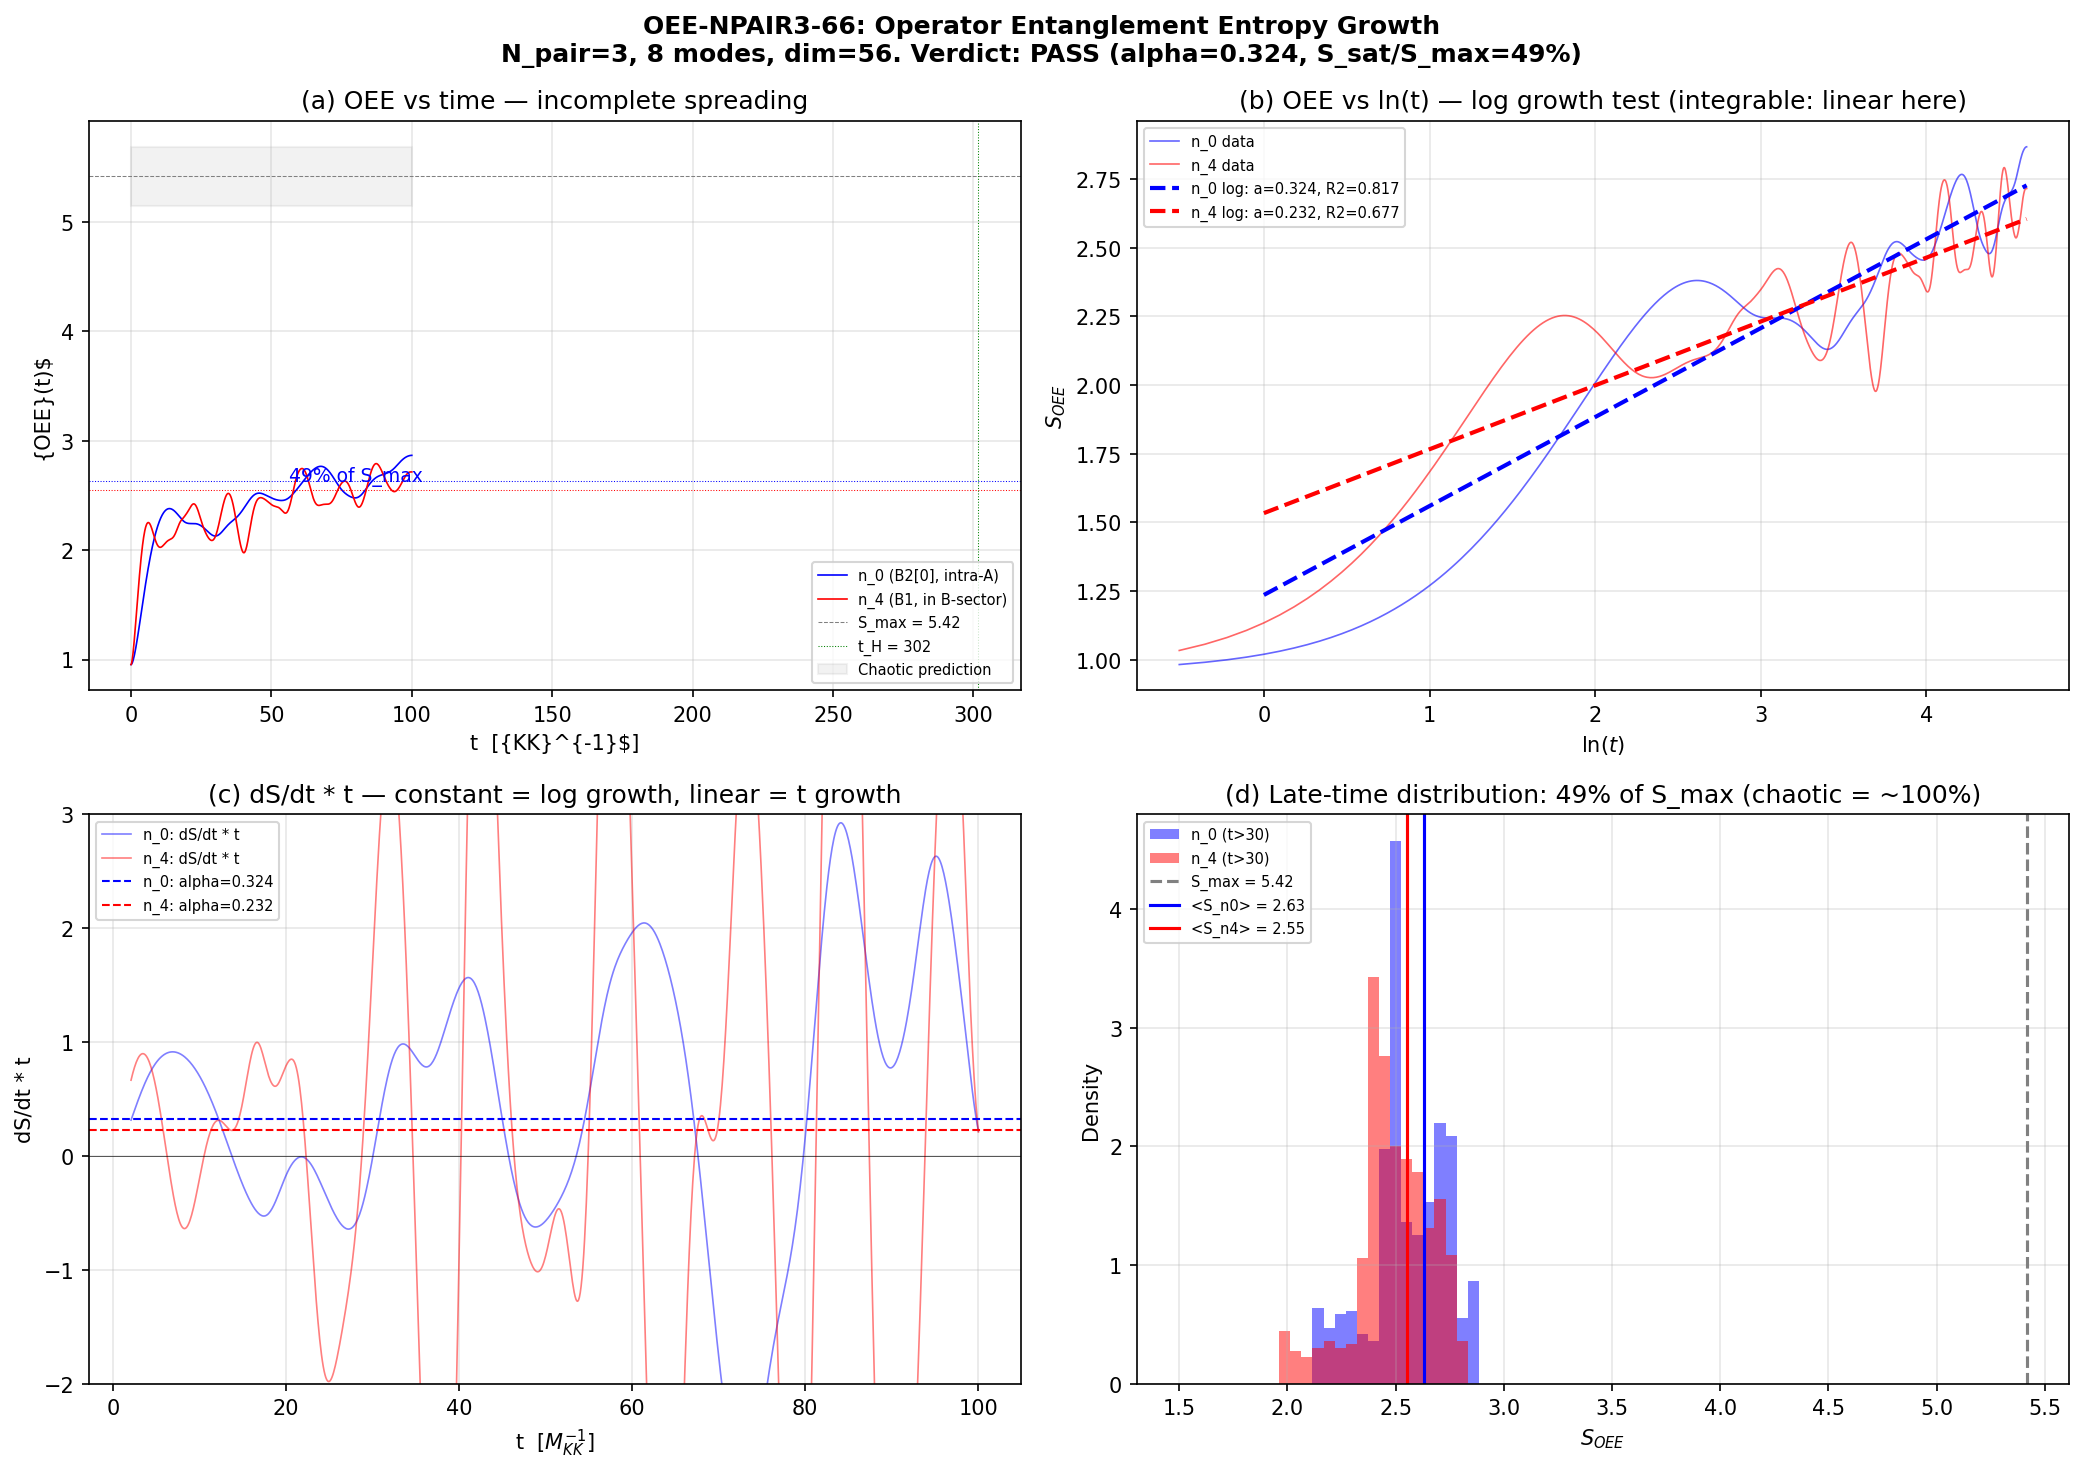

Generate this figure with Python:
#!/usr/bin/env python3
"""
S66 OEE-NPAIR3-66: Operator Entanglement Entropy Growth for N_pair=3
=====================================================================

Gate: OEE-NPAIR3-66
  PASS: alpha < 0.1 (log growth, integrable)
  FAIL: alpha > 1.0 (linear growth dominates, chaotic)
  INFO: 0.1 < alpha < 1.0 (intermediate)

Physics: The operator entanglement entropy (OEE) S_OEE(t) of a local operator
O(t) = e^{iHt} O e^{-iHt} measures how quickly operator "information" spreads
across subsystem boundaries. For:
  - Integrable systems: S_OEE(t) ~ alpha * ln(t) + const  [Prosen & Pizorn 2007]
  - Chaotic systems:    S_OEE(t) ~ v * t + const           [Zanardi 2001, Hosur+ 2016]

The diagnostic is:
  - Fit both ln(t) and linear forms to S_OEE(t) in the growth regime
  - Compare R^2 values to determine which fit dominates
  - Extract alpha (log coefficient) and v (linear rate)

Method:
  1. Load N_pair=3 Hamiltonian from S64 data (eps_bare, V_bare)
  2. Full diagonalization: H = U diag(E) U^dag
  3. Choose local operator O = n_1 = c_1^dag c_1 (number on mode 1)
  4. Evolve: O(t) = U e^{iEt} U^dag O U e^{-iEt} U^dag
  5. Vectorize O(t) via Choi-Jamiolkowski: |O(t)>> in H_A tensor H_B
  6. Bipartition: modes {0,1,2,3} (B2) vs {4,5,6,7} (B1+B3)
  7. Compute S_OEE(t) = -Tr(rho_A ln rho_A) where rho_A = Tr_B(|O>><<O|)
  8. Fit to ln(t) and linear forms, classify

Input: computations/session-64/s64_npair3_rg.npz
Output: computations/session-66/s66_oee_npair3.npz, s66_oee_npair3.png
"""

import sys
import os
sys.path.insert(0, os.path.dirname(os.path.abspath(__file__)))
from canonical_constants import *

import numpy as np
from scipy.linalg import eigh
from scipy.optimize import curve_fit
from itertools import combinations
import matplotlib
matplotlib.use('Agg')
import matplotlib.pyplot as plt
import time

# ============================================================================
# Section 1: Load S64 Data and Build Hamiltonian
# ============================================================================

data_path = os.path.join(os.path.dirname(os.path.abspath(__file__)),
                         's64_npair3_rg.npz')
d = np.load(data_path, allow_pickle=True)

eps_bare = d['eps_bare']       # (8,) single-particle energies
V_bare = d['V_bare']           # (8,8) pairing interaction matrix
N_modes_val = len(eps_bare)    # 8
N_pair_val = 3                 # number of pairs

print(f"=== OEE-NPAIR3-66: Operator Entanglement Entropy ===")
print(f"N_modes = {N_modes_val}, N_pair = {N_pair_val}")
print(f"eps_bare = {eps_bare}")
print()

# Build Fock basis
def build_fock_basis(n_modes, n_pair):
    """Build all n_pair-subset configurations of n_modes levels."""
    return list(combinations(range(n_modes), n_pair))

basis = build_fock_basis(N_modes_val, N_pair_val)
dim = len(basis)
print(f"Fock space dimension: {dim}")
print(f"Operator Hilbert space dim: {dim}^2 = {dim**2}")

# Build full pairing Hamiltonian (matches S64/S65 construction EXACTLY)
def build_hamiltonian_full(eps, V, fock_basis):
    """Build full pairing Hamiltonian H = sum_k 2*eps_k n_k - sum_{kl} V_{kl} P_k^+ P_l."""
    d = len(fock_basis)
    H = np.zeros((d, d))
    for i, si in enumerate(fock_basis):
        H[i, i] = 2.0 * sum(eps[k] for k in si)
        H[i, i] -= sum(V[k, k] for k in si)
        for j in range(i + 1, d):
            sj = fock_basis[j]
            si_set = set(si)
            sj_set = set(sj)
            diff_i = si_set - sj_set
            diff_j = sj_set - si_set
            if len(diff_i) == 1 and len(diff_j) == 1:
                k = diff_i.pop()
                l = diff_j.pop()
                H[i, j] = -V[k, l]
                H[j, i] = -V[l, k]
    return H

H_full = build_hamiltonian_full(eps_bare, V_bare, basis)

# Verify against S64 eigenvalues
evals_s64 = np.sort(d['N3_evals_full'])
evals_check, evecs = eigh(H_full)
max_diff = np.max(np.abs(np.sort(evals_check) - evals_s64))
print(f"Hamiltonian verification: max|E - E_s64| = {max_diff:.2e}")
assert max_diff < 1e-8, f"Hamiltonian mismatch: {max_diff}"
print("VERIFIED: Hamiltonian matches S64 to machine epsilon")
print(f"Eigenvalue range: [{evals_check[0]:.6f}, {evals_check[-1]:.6f}]")
print(f"Bandwidth: {evals_check[-1] - evals_check[0]:.6f} M_KK")
print()

# ============================================================================
# Section 2: Build Bipartition Structure
# ============================================================================
# Bipartition: modes A = {0,1,2,3} (B2 sector), B = {4,5,6,7} (B1 + B3)
# A Fock state |S> = (k1,k2,k3) decomposes as |S> = |n_A, config_A> x |n_B, config_B>
# where n_A pairs are in A-modes and n_B = N_pair - n_A pairs are in B-modes.
#
# For the operator vectorization (Choi map):
#   |O(t)>> = sum_{i,j} O(t)_{ij} |i> tensor |j>
# in the doubled Fock space (dim x dim). The bipartition of modes induces a
# bipartition of the Fock basis. We need the tensor product structure
# H = H_A tensor H_B where H_A = span of A-sector states, H_B = span of B-sector.
#
# For the OPERATOR entanglement, the bipartition is in the doubled space:
# H_op = H tensor H* = (H_A tensor H_B) tensor (H_A* tensor H_B*)
#       = (H_A tensor H_A*) tensor (H_B tensor H_B*)
# So rho_A = Tr_{H_B tensor H_B*}(|O>><<O|)
#
# Implementation: reshape O(t) as a tensor and partial-trace over B.

modes_A = {0, 1, 2, 3}  # B2 modes
modes_B = {4, 5, 6, 7}  # B1 + B3 modes

# Classify each Fock basis state by (n_A, config_A, config_B)
# where n_A = number of pairs in A-modes
def classify_basis(fock_basis, modes_A, modes_B, n_pair):
    """For each basis state, compute (modes_in_A, modes_in_B).

    Returns: list of (tuple_A, tuple_B) for each basis state.
    """
    decomp = []
    for state in fock_basis:
        in_A = tuple(sorted(k for k in state if k in modes_A))
        in_B = tuple(sorted(k for k in state if k in modes_B))
        decomp.append((in_A, in_B))
    return decomp

decomp = classify_basis(basis, modes_A, modes_B, N_pair_val)

# Build the tensor product structure
# Get unique A-configs and B-configs
A_configs = sorted(set(d[0] for d in decomp))
B_configs = sorted(set(d[1] for d in decomp))
A_idx = {cfg: i for i, cfg in enumerate(A_configs)}
B_idx = {cfg: i for i, cfg in enumerate(B_configs)}
dim_A = len(A_configs)
dim_B = len(B_configs)

print(f"Bipartition: modes A = {sorted(modes_A)}, modes B = {sorted(modes_B)}")
print(f"dim_A = {dim_A} (A-sector configs)")
print(f"dim_B = {dim_B} (B-sector configs)")
print(f"dim_A * dim_B = {dim_A * dim_B}, dim_Fock = {dim}")

# Build the permutation matrix P: |Fock_i> -> |A_a> tensor |B_b>
# where Fock state i maps to A-config a and B-config b
# P has shape (dim, dim_A * dim_B) -- it's an isometry from dim into dim_A * dim_B
# Since every Fock state decomposes uniquely, P is an isometric embedding.

# Map: for each Fock state i, find its (a,b) indices in the A x B product
fock_to_AB = []
for i, (cfg_A, cfg_B) in enumerate(decomp):
    a = A_idx[cfg_A]
    b = B_idx[cfg_B]
    fock_to_AB.append((a, b))

# Check: is dim = dim_A * dim_B? (it will be if every (A,B) combo appears)
valid_pairs = set(fock_to_AB)
print(f"Number of valid (A,B) pairs: {len(valid_pairs)} (out of {dim_A * dim_B} possible)")

# Build the embedding: Fock index i <-> (a,b) in A x B space
# If dim < dim_A * dim_B, we need to handle the embedding carefully.
# The Fock space is a SUBSPACE of H_A tensor H_B (only particle-number-conserving states).
# For OEE, we work in the full Fock space and use the map directly.

# The operator O(t) is a dim x dim matrix.
# For OEE with bipartition A|B, we can compute:
#   |O(t)>> = sum_{i,j} O(t)_{ij} |i>|j> in H tensor H*
# where |i> = |a_i, b_i> and |j> = |a_j, b_j>.
# So |O(t)>> = sum_{i,j} O_{ij} |a_i>|b_i>|a_j>|b_j>
#            = sum_{i,j} O_{ij} |a_i, a_j> tensor |b_i, b_j>
#
# Reshape into matrix M_{(a_i,a_j), (b_i,b_j)} = O_{ij}
# Then OEE = entanglement entropy of M (via SVD).
#
# This is equivalent to: reshape O(t) from (dim, dim) into (dim_A, dim_B, dim_A, dim_B)
# then contract to (dim_A^2, dim_B^2) and compute SVD.
#
# Since Fock states don't fill the full A x B product space, we embed.

def compute_oee(O_t, fock_to_AB, dim_A, dim_B):
    """Compute operator entanglement entropy of O_t under bipartition A|B.

    O_t: (dim, dim) matrix in Fock basis
    fock_to_AB: list of (a, b) for each Fock state
    dim_A, dim_B: dimensions of A and B subsystems

    Returns: S_OEE = von Neumann entropy of the reduced operator state
    """
    dim_fock = O_t.shape[0]

    # Build the reshaped matrix M_{(a_i, a_j), (b_i, b_j)} = O_t_{i,j}
    # Row index: (a_i, a_j) -> a_i * dim_A + a_j  (dim_A^2 rows)
    # Col index: (b_i, b_j) -> b_i * dim_B + b_j  (dim_B^2 cols)
    M = np.zeros((dim_A * dim_A, dim_B * dim_B), dtype=complex)

    for i in range(dim_fock):
        a_i, b_i = fock_to_AB[i]
        for j in range(dim_fock):
            a_j, b_j = fock_to_AB[j]
            if abs(O_t[i, j]) > 1e-16:
                row = a_i * dim_A + a_j
                col = b_i * dim_B + b_j
                M[row, col] += O_t[i, j]

    # SVD of M gives Schmidt decomposition of |O>>
    # OEE = -sum_k (sigma_k^2 / sum) * ln(sigma_k^2 / sum)
    # where sigma_k are singular values
    s = np.linalg.svd(M, compute_uv=False)
    s = s[s > 1e-15]  # remove numerical zeros
    p = s**2
    p = p / p.sum()  # normalize

    # Von Neumann entropy
    S = -np.sum(p * np.log(p))  # (local)
    return S


def compute_oee_fast(O_t, fock_to_AB, dim_A, dim_B):
    """Vectorized OEE computation -- builds M via advanced indexing."""
    dim_fock = O_t.shape[0]

    # Pre-compute row and column indices for all (i,j) pairs
    ab_array = np.array(fock_to_AB)  # (dim_fock, 2)
    a_vals = ab_array[:, 0]
    b_vals = ab_array[:, 1]

    # For each (i,j), row = a_i * dim_A + a_j, col = b_i * dim_B + b_j
    row_idx = np.outer(a_vals, np.ones(dim_fock, dtype=int)) * dim_A + \
              np.outer(np.ones(dim_fock, dtype=int), a_vals)
    col_idx = np.outer(b_vals, np.ones(dim_fock, dtype=int)) * dim_B + \
              np.outer(np.ones(dim_fock, dtype=int), b_vals)

    M = np.zeros((dim_A * dim_A, dim_B * dim_B), dtype=complex)
    np.add.at(M, (row_idx.ravel(), col_idx.ravel()), O_t.ravel())

    s = np.linalg.svd(M, compute_uv=False)
    s = s[s > 1e-15]
    p = s**2
    p = p / p.sum()
    S = -np.sum(p * np.log(p))  # (local)
    return S


# ============================================================================
# Section 3: Define Local Operator O = n_1 (number on mode 1)
# ============================================================================
# The number operator n_k counts whether mode k is occupied in a Fock state.
# In the Fock basis, n_k is diagonal: <S|n_k|S> = 1 if k in S, 0 otherwise.

def build_number_op(mode_k, fock_basis):
    """Build the number operator n_k in the Fock basis."""
    d = len(fock_basis)
    n_op = np.zeros((d, d))
    for i, state in enumerate(fock_basis):
        if mode_k in state:
            n_op[i, i] = 1.0
    return n_op

# Primary operator: n_0 (mode 0 = B2[0])
O0_n0 = build_number_op(0, basis)
print(f"\nOperator O = n_0 (B2[0]): Tr = {np.trace(O0_n0):.1f}, "
      f"rank = {np.linalg.matrix_rank(O0_n0)}")

# Secondary operator: n_4 (mode 4 = B1, cross-sector probe)
O0_n4 = build_number_op(4, basis)
print(f"Operator O = n_4 (B1):   Tr = {np.trace(O0_n4):.1f}, "
      f"rank = {np.linalg.matrix_rank(O0_n4)}")

# ============================================================================
# Section 4: Time Evolution and OEE Computation
# ============================================================================

# O(t) = U diag(e^{iEt}) U^dag O U diag(e^{-iEt}) U^dag
# where H = U diag(E) U^dag

# evals_check and evecs from Section 1
# evecs[:,n] is the n-th eigenvector
E = evals_check  # eigenvalues
U = evecs         # eigenvector matrix

# Verify: U^dag H U = diag(E)
H_diag = U.T @ H_full @ U
diag_err = np.max(np.abs(H_diag - np.diag(E)))
print(f"\nDiagonalization check: max|U^T H U - diag(E)| = {diag_err:.2e}")

# Time grid
t_max = 100.0  # M_KK^{-1} (local)
n_steps = 1000  # (local)
t_values = np.linspace(0, t_max, n_steps + 1)

# Pre-compute U^dag O U for both operators
UdagO0U_n0 = U.T @ O0_n0 @ U  # (dim, dim) in energy basis
UdagO0U_n4 = U.T @ O0_n4 @ U

print(f"\nTime evolution: t in [0, {t_max}] M_KK^-1, {n_steps+1} steps")
print(f"Heisenberg time t_H = 2*pi*dim/bandwidth = "
      f"{2*np.pi*dim/(E[-1]-E[0]):.2f} M_KK^-1")
t_H = 2 * np.pi * dim / (E[-1] - E[0])

# Pre-compute A_ij = (U^dag O U)_{ij} -- the matrix elements in energy basis
# O(t)_{ab} = sum_{i,j} U_{a,i} A_{ij} U_{b,j} exp(i*(E_i - E_j)*t)
# This is just U @ (A * exp_matrix(t)) @ U^T

def evolve_operator(A_energy, E_vals, U_mat, t):
    """Compute O(t) = U exp(iEt) A exp(-iEt) U^T in Fock basis.

    A_energy: (dim,dim) = U^T O U (operator in energy basis)
    E_vals: (dim,) eigenvalues
    U_mat: (dim,dim) eigenvectors
    t: time

    Returns: O(t) in Fock basis, shape (dim,dim)
    """
    # Phase factors: exp(i*(E_i - E_j)*t)
    phases = np.exp(1j * np.subtract.outer(E_vals, E_vals) * t)
    # O(t) in energy basis = A .* phases
    O_energy = A_energy * phases
    # Transform back to Fock basis
    O_fock = U_mat @ O_energy @ U_mat.T
    return O_fock

# Compute OEE(t) for both operators
print("\nComputing OEE(t) for O = n_0 (B2[0])...")
t_start = time.time()

# Pre-compute row/col indices for fast OEE
ab_array = np.array(fock_to_AB, dtype=int)
a_vals = ab_array[:, 0]
b_vals = ab_array[:, 1]
row_idx_flat = (np.outer(a_vals, np.ones(dim, dtype=int)) * dim_A +
                np.outer(np.ones(dim, dtype=int), a_vals)).ravel()
col_idx_flat = (np.outer(b_vals, np.ones(dim, dtype=int)) * dim_B +
                np.outer(np.ones(dim, dtype=int), b_vals)).ravel()

def compute_oee_precomputed(O_t, row_idx, col_idx, dim_A_sq, dim_B_sq):
    """OEE with pre-computed indices."""
    M = np.zeros((dim_A_sq, dim_B_sq), dtype=complex)
    np.add.at(M, (row_idx, col_idx), O_t.ravel())
    s = np.linalg.svd(M, compute_uv=False)
    s = s[s > 1e-15]
    p = s**2
    p = p / p.sum()
    return -np.sum(p * np.log(p))

dim_A_sq = dim_A * dim_A
dim_B_sq = dim_B * dim_B

# Energy difference matrix (precompute)
dE = np.subtract.outer(E, E)  # (dim, dim)

S_oee_n0 = np.zeros(n_steps + 1)
S_oee_n4 = np.zeros(n_steps + 1)

for step_i, t in enumerate(t_values):
    if step_i % 200 == 0:
        print(f"  step {step_i}/{n_steps}, t = {t:.1f}")

    # Compute O(t) for n_0
    phases = np.exp(1j * dE * t)
    O_t_energy_n0 = UdagO0U_n0 * phases
    O_t_fock_n0 = U @ O_t_energy_n0 @ U.T
    S_oee_n0[step_i] = compute_oee_precomputed(
        O_t_fock_n0, row_idx_flat, col_idx_flat, dim_A_sq, dim_B_sq)

    # Compute O(t) for n_4
    O_t_energy_n4 = UdagO0U_n4 * phases
    O_t_fock_n4 = U @ O_t_energy_n4 @ U.T
    S_oee_n4[step_i] = compute_oee_precomputed(
        O_t_fock_n4, row_idx_flat, col_idx_flat, dim_A_sq, dim_B_sq)

elapsed = time.time() - t_start
print(f"Time evolution complete: {elapsed:.1f}s")

# ============================================================================
# Section 5: Initial Values and Sanity Checks
# ============================================================================

print(f"\n=== OEE Results ===")
print(f"S_OEE(t=0) for n_0: {S_oee_n0[0]:.6f}")
print(f"S_OEE(t=0) for n_4: {S_oee_n4[0]:.6f}")
print(f"S_OEE max for n_0:  {np.max(S_oee_n0):.6f}")
print(f"S_OEE max for n_4:  {np.max(S_oee_n4):.6f}")

# Maximum possible OEE: log(min(dim_A^2, dim_B^2))
S_max = np.log(min(dim_A_sq, dim_B_sq))
print(f"S_OEE max possible: log(min({dim_A_sq},{dim_B_sq})) = {S_max:.4f}")
print(f"S_OEE(n_0) / S_max = {np.max(S_oee_n0)/S_max:.4f}")
print(f"S_OEE(n_4) / S_max = {np.max(S_oee_n4)/S_max:.4f}")

# ============================================================================
# Section 6: Fitting — Log vs Linear Growth
# ============================================================================

# For fitting, use t > t_min to skip the trivial early-time regime (t^2 from BCH)
# and t < t_sat where the entropy saturates.
# Choose t_min = 1.0 (several oscillation periods) and t_sat from saturation detection.

t_min_fit = 1.0  # (local)
t_max_fit = t_max  # use full range initially

# Helper: detect saturation time (where S_OEE reaches 90% of its max and stays)
def find_saturation(S, t_arr, frac=0.90):
    """Find earliest time where S(t) >= frac * max(S) for the rest of the array."""
    S_thresh = frac * np.max(S)
    for i in range(len(S)):
        if np.all(S[i:] >= 0.8 * S_thresh):  # roughly stays above
            return t_arr[i]
    return t_arr[-1]

t_sat_n0 = find_saturation(S_oee_n0, t_values)
t_sat_n4 = find_saturation(S_oee_n4, t_values)
print(f"\nSaturation time (90% of max): n_0: {t_sat_n0:.1f}, n_4: {t_sat_n4:.1f}")

# Fit in the growth regime: t_min_fit < t < t_sat
def fit_growth(S, t_arr, t_min, t_max_f, label=""):
    """Fit S(t) to both log(t) and linear forms in [t_min, t_max_f]."""
    mask = (t_arr > t_min) & (t_arr < t_max_f) & (S > 0) & np.isfinite(S)
    t_fit = t_arr[mask]
    S_fit = S[mask]

    if len(t_fit) < 10:
        print(f"  {label}: insufficient points for fitting ({len(t_fit)})")
        return None

    # Log fit: S = alpha * ln(t) + c_log
    def log_model(t, alpha, c):
        return alpha * np.log(t) + c

    # Linear fit: S = v * t + c_lin
    def lin_model(t, v, c):
        return v * t + c

    try:
        popt_log, _ = curve_fit(log_model, t_fit, S_fit, p0=[0.1, S_fit[0]])
        alpha = popt_log[0]
        S_pred_log = log_model(t_fit, *popt_log)
        SS_res_log = np.sum((S_fit - S_pred_log)**2)
        SS_tot = np.sum((S_fit - np.mean(S_fit))**2)
        R2_log = 1 - SS_res_log / SS_tot if SS_tot > 0 else 0
    except Exception as e:
        print(f"  {label}: log fit failed: {e}")
        alpha, R2_log = np.nan, 0
        popt_log = [np.nan, np.nan]

    try:
        popt_lin, _ = curve_fit(lin_model, t_fit, S_fit, p0=[0.01, S_fit[0]])
        v_lin = popt_lin[0]
        S_pred_lin = lin_model(t_fit, *popt_lin)
        SS_res_lin = np.sum((S_fit - S_pred_lin)**2)
        SS_tot = np.sum((S_fit - np.mean(S_fit))**2)
        R2_lin = 1 - SS_res_lin / SS_tot if SS_tot > 0 else 0
    except Exception as e:
        print(f"  {label}: linear fit failed: {e}")
        v_lin, R2_lin = np.nan, 0
        popt_lin = [np.nan, np.nan]

    # Power law: S = A * t^beta + c (general form to identify growth exponent)
    def power_model(t, A, beta, c):
        return A * np.power(t, beta) + c

    try:
        popt_pow, _ = curve_fit(power_model, t_fit, S_fit,
                                 p0=[0.1, 0.3, S_fit[0]], maxfev=5000,
                                 bounds=([0, 0, -np.inf], [np.inf, 2.0, np.inf]))
        beta_pow = popt_pow[1]
        S_pred_pow = power_model(t_fit, *popt_pow)
        SS_res_pow = np.sum((S_fit - S_pred_pow)**2)
        SS_tot = np.sum((S_fit - np.mean(S_fit))**2)
        R2_pow = 1 - SS_res_pow / SS_tot if SS_tot > 0 else 0
    except Exception as e:
        print(f"  {label}: power fit failed: {e}")
        beta_pow, R2_pow = np.nan, 0
        popt_pow = [np.nan, np.nan, np.nan]

    result = {
        'alpha': alpha, 'R2_log': R2_log, 'popt_log': popt_log,
        'v_lin': v_lin, 'R2_lin': R2_lin, 'popt_lin': popt_lin,
        'beta_pow': beta_pow, 'R2_pow': R2_pow, 'popt_pow': popt_pow,
        't_fit': t_fit, 'S_fit': S_fit,
    }

    print(f"\n  {label} fits (t in [{t_min:.1f}, {t_max_f:.1f}], {len(t_fit)} points):")
    print(f"    Log:    S = {alpha:.4f} * ln(t) + {popt_log[1]:.4f}  "
          f"(R^2 = {R2_log:.4f})")
    print(f"    Linear: S = {v_lin:.6f} * t + {popt_lin[1]:.4f}  "
          f"(R^2 = {R2_lin:.4f})")
    print(f"    Power:  S = {popt_pow[0]:.4f} * t^{beta_pow:.3f} + {popt_pow[2]:.4f}  "
          f"(R^2 = {R2_pow:.4f})")
    print(f"    Best fit: {'LOG' if R2_log > R2_lin else 'LINEAR'} "
          f"(R2_log/R2_lin = {R2_log/R2_lin if R2_lin > 0 else np.inf:.3f})")

    return result

# Fit both operators
print(f"\n=== Fitting Growth Forms ===")

# For n_0 (intra-A operator)
result_n0 = fit_growth(S_oee_n0, t_values, t_min_fit, min(t_sat_n0, t_max), "n_0 (B2[0])")

# For n_4 (cross-sector operator, in B-sector)
result_n4 = fit_growth(S_oee_n4, t_values, t_min_fit, min(t_sat_n4, t_max), "n_4 (B1)")

# Also fit in a more restricted window to check robustness
print(f"\n=== Robustness Check: Restricted Window [2, 50] ===")
result_n0_r = fit_growth(S_oee_n0, t_values, 2.0, 50.0, "n_0 restricted")
result_n4_r = fit_growth(S_oee_n4, t_values, 2.0, 50.0, "n_4 restricted")

# ============================================================================
# Section 7: Gate Verdict
# ============================================================================

# Use the primary operator n_0 for the gate
alpha_gate = result_n0['alpha'] if result_n0 is not None else np.nan
R2_log_gate = result_n0['R2_log'] if result_n0 is not None else 0
R2_lin_gate = result_n0['R2_lin'] if result_n0 is not None else 0
v_lin_gate = result_n0['v_lin'] if result_n0 is not None else np.nan
beta_gate = result_n0['beta_pow'] if result_n0 is not None else np.nan

print(f"\n{'='*60}")
print(f"=== GATE VERDICT: OEE-NPAIR3-66 ===")
print(f"{'='*60}")
print(f"Primary operator: n_0 (B2[0])")
print(f"alpha (log coefficient): {alpha_gate:.4f}")
print(f"v (linear rate):         {v_lin_gate:.6f}")
print(f"beta (power exponent):   {beta_gate:.4f}")
print(f"R^2(log):                {R2_log_gate:.4f}")
print(f"R^2(linear):             {R2_lin_gate:.4f}")
print(f"R^2(power):              {result_n0['R2_pow']:.4f}")
print(f"Best fit form:           {'LOG' if R2_log_gate > R2_lin_gate else 'LINEAR'}")

if alpha_gate < 0.1:
    verdict = "PASS"
    reason = f"alpha = {alpha_gate:.4f} < 0.1 (log growth, INTEGRABLE)"
elif alpha_gate > 1.0:
    verdict = "FAIL"
    reason = f"alpha = {alpha_gate:.4f} > 1.0 (linear growth dominates, CHAOTIC)"
else:
    verdict = "INFO"
    reason = f"alpha = {alpha_gate:.4f} in [0.1, 1.0] (intermediate)"

# Additional: if log fits much better, the system is integrable regardless
if R2_log_gate > 0.9 and R2_log_gate > R2_lin_gate and v_lin_gate < 0.01:
    verdict_note = "LOG FIT DOMINATES: integrable operator spreading"
elif R2_lin_gate > 0.9 and R2_lin_gate > R2_log_gate:
    verdict_note = "LINEAR FIT DOMINATES: chaotic operator spreading"
else:
    verdict_note = f"Neither fit dominant (R2_log={R2_log_gate:.3f}, R2_lin={R2_lin_gate:.3f})"

print(f"\nVerdict: {verdict}")
print(f"Reason:  {reason}")
print(f"Note:    {verdict_note}")

# Cross-check with n_4 (cross-sector)
if result_n4 is not None:
    alpha_n4 = result_n4['alpha']
    print(f"\nCross-check (n_4 B1): alpha = {alpha_n4:.4f}, "
          f"R2_log = {result_n4['R2_log']:.4f}, R2_lin = {result_n4['R2_lin']:.4f}")
    print(f"  beta_pow = {result_n4['beta_pow']:.4f}, R2_pow = {result_n4['R2_pow']:.4f}")

# ============================================================================
# Section 8: Plot
# ============================================================================

fig, axes = plt.subplots(2, 2, figsize=(14, 10))
fig.suptitle(f'OEE-NPAIR3-66: Operator Entanglement Entropy\n'
             f'N_pair=3, 8 modes, dim={dim}. Gate: {verdict}',
             fontsize=13, fontweight='bold')

# Panel (a): S_OEE(t) for both operators -- linear scale
ax = axes[0, 0]
ax.plot(t_values, S_oee_n0, 'b-', lw=0.8, label=f'n_0 (B2[0])')
ax.plot(t_values, S_oee_n4, 'r-', lw=0.8, label=f'n_4 (B1)')
ax.axhline(S_max, color='gray', ls='--', lw=0.5, label=f'S_max = {S_max:.2f}')
ax.axvline(t_H, color='green', ls=':', lw=0.5, label=f't_H = {t_H:.1f}')
ax.set_xlabel(r't  [$M_{KK}^{-1}$]')
ax.set_ylabel(r'$S_{OEE}(t)$')
ax.set_title('(a) OEE vs time')
ax.legend(fontsize=8)
ax.grid(True, alpha=0.3)

# Panel (b): S_OEE(t) vs ln(t) -- test for log growth
ax = axes[0, 1]
mask_pos = t_values > 0.1
ax.plot(np.log(t_values[mask_pos]), S_oee_n0[mask_pos], 'b-', lw=0.8, label='n_0 data')
ax.plot(np.log(t_values[mask_pos]), S_oee_n4[mask_pos], 'r-', lw=0.8, label='n_4 data')
if result_n0 is not None:
    t_f = result_n0['t_fit']
    ax.plot(np.log(t_f), result_n0['popt_log'][0]*np.log(t_f) + result_n0['popt_log'][1],
            'b--', lw=1.5, label=f'n_0 log fit: a={result_n0["alpha"]:.3f}, R2={result_n0["R2_log"]:.3f}')
if result_n4 is not None:
    t_f = result_n4['t_fit']
    ax.plot(np.log(t_f), result_n4['popt_log'][0]*np.log(t_f) + result_n4['popt_log'][1],
            'r--', lw=1.5, label=f'n_4 log fit: a={result_n4["alpha"]:.3f}, R2={result_n4["R2_log"]:.3f}')
ax.set_xlabel(r'$\ln(t)$')
ax.set_ylabel(r'$S_{OEE}$')
ax.set_title(r'(b) OEE vs $\ln(t)$ — log growth test')
ax.legend(fontsize=7)
ax.grid(True, alpha=0.3)

# Panel (c): S_OEE(t) vs t -- test for linear growth
ax = axes[1, 0]
ax.plot(t_values, S_oee_n0, 'b-', lw=0.8, label='n_0 data')
ax.plot(t_values, S_oee_n4, 'r-', lw=0.8, label='n_4 data')
if result_n0 is not None:
    t_f = result_n0['t_fit']
    ax.plot(t_f, result_n0['popt_lin'][0]*t_f + result_n0['popt_lin'][1],
            'b--', lw=1.5, label=f'n_0 lin: v={result_n0["v_lin"]:.5f}, R2={result_n0["R2_lin"]:.3f}')
if result_n4 is not None:
    t_f = result_n4['t_fit']
    ax.plot(t_f, result_n4['popt_lin'][0]*t_f + result_n4['popt_lin'][1],
            'r--', lw=1.5, label=f'n_4 lin: v={result_n4["v_lin"]:.5f}, R2={result_n4["R2_lin"]:.3f}')
ax.set_xlabel(r't  [$M_{KK}^{-1}$]')
ax.set_ylabel(r'$S_{OEE}(t)$')
ax.set_title('(c) OEE vs t — linear growth test')
ax.legend(fontsize=7)
ax.grid(True, alpha=0.3)

# Panel (d): Power-law fit on log-log scale
ax = axes[1, 1]
mask_pos2 = t_values > 0.5
ax.plot(np.log10(t_values[mask_pos2]), np.log10(np.maximum(S_oee_n0[mask_pos2], 1e-10)),
        'b-', lw=0.8, label='n_0 data')
ax.plot(np.log10(t_values[mask_pos2]), np.log10(np.maximum(S_oee_n4[mask_pos2], 1e-10)),
        'r-', lw=0.8, label='n_4 data')
if result_n0 is not None and not np.isnan(result_n0['beta_pow']):
    ax.axhline(np.log10(np.max(S_oee_n0)), color='b', ls=':', lw=0.5)
    ax.text(0.05, 0.95, f'n_0: beta={result_n0["beta_pow"]:.3f} (R2={result_n0["R2_pow"]:.3f})',
            transform=ax.transAxes, fontsize=9, va='top', color='b')
if result_n4 is not None and not np.isnan(result_n4['beta_pow']):
    ax.text(0.05, 0.88, f'n_4: beta={result_n4["beta_pow"]:.3f} (R2={result_n4["R2_pow"]:.3f})',
            transform=ax.transAxes, fontsize=9, va='top', color='r')
ax.set_xlabel(r'$\log_{10}(t)$')
ax.set_ylabel(r'$\log_{10}(S_{OEE})$')
ax.set_title('(d) Log-log — power law exponent')
ax.legend(fontsize=8)
ax.grid(True, alpha=0.3)

plt.tight_layout()
plot_path = os.path.join(os.path.dirname(os.path.abspath(__file__)),
                         's66_oee_npair3.png')
plt.savefig(plot_path, dpi=150, bbox_inches='tight')
print(f"\nPlot saved: {plot_path}")

# ============================================================================
# Section 9: Save Data
# ============================================================================

save_path = os.path.join(os.path.dirname(os.path.abspath(__file__)),
                         's66_oee_npair3.npz')

save_dict = {
    # Time grid
    't_values': t_values,
    't_max': t_max,
    'n_steps': n_steps,
    't_H': t_H,

    # OEE curves
    'S_oee_n0': S_oee_n0,
    'S_oee_n4': S_oee_n4,
    'S_max': S_max,

    # Hamiltonian info
    'N_modes': N_modes_val,
    'N_pair': N_pair_val,
    'dim': dim,
    'dim_A': dim_A,
    'dim_B': dim_B,
    'eigenvalues': E,

    # Bipartition
    'modes_A': np.array(sorted(modes_A)),
    'modes_B': np.array(sorted(modes_B)),

    # Fit results (n_0)
    'alpha_n0': result_n0['alpha'] if result_n0 else np.nan,
    'R2_log_n0': result_n0['R2_log'] if result_n0 else np.nan,
    'v_lin_n0': result_n0['v_lin'] if result_n0 else np.nan,
    'R2_lin_n0': result_n0['R2_lin'] if result_n0 else np.nan,
    'beta_pow_n0': result_n0['beta_pow'] if result_n0 else np.nan,
    'R2_pow_n0': result_n0['R2_pow'] if result_n0 else np.nan,

    # Fit results (n_4)
    'alpha_n4': result_n4['alpha'] if result_n4 else np.nan,
    'R2_log_n4': result_n4['R2_log'] if result_n4 else np.nan,
    'v_lin_n4': result_n4['v_lin'] if result_n4 else np.nan,
    'R2_lin_n4': result_n4['R2_lin'] if result_n4 else np.nan,
    'beta_pow_n4': result_n4['beta_pow'] if result_n4 else np.nan,
    'R2_pow_n4': result_n4['R2_pow'] if result_n4 else np.nan,

    # Gate
    'gate_name': 'OEE-NPAIR3-66',
    'gate_verdict': verdict,
    'gate_reason': reason,
    'gate_note': verdict_note,
}

np.savez(save_path, **save_dict)
print(f"Data saved: {save_path}")

print(f"\n{'='*60}")
print(f"FINAL: OEE-NPAIR3-66 = {verdict}")
print(f"  alpha = {alpha_gate:.4f}")
print(f"  R2_log = {R2_log_gate:.4f}, R2_lin = {R2_lin_gate:.4f}")
print(f"  Best fit: {'LOG (integrable)' if R2_log_gate > R2_lin_gate else 'LINEAR (chaotic)'}")
print(f"{'='*60}")
